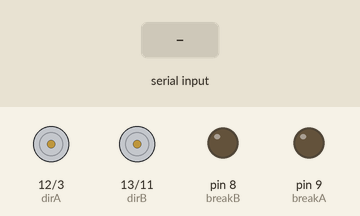
The sketch below on a simulated Arduino Uno, built with avr-gcc and run on an emulated ATmega328P. Parts: direction and speed pins drawn as motors (green arrow = direction pin HIGH = forward, orange = LOW = backward, longer = more drive), output pins drawn as LEDs (lit = HIGH). The inputs (shaded band) are chosen by the test bench.

Above: at 1.2 s.
1.3 s: "f" received over Serial
At 2.0 s:
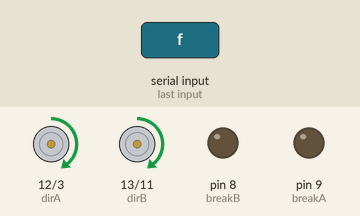
2.8 s: "b" received over Serial
At 4.5 s:
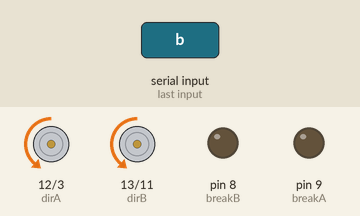
4.8 s: "s" received over Serial
At 6.2 s:
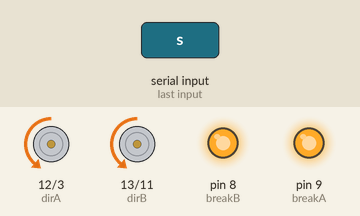
6.8 s: "r" received over Serial
At 7.3 s:
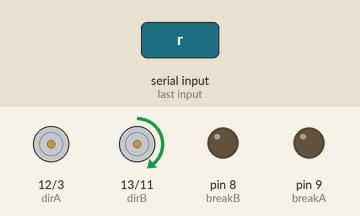
8.3 s: "l" received over Serial
At 10.0 s:
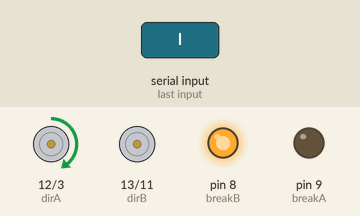
10.3 s: "s" received over Serial
At 11.6 s:
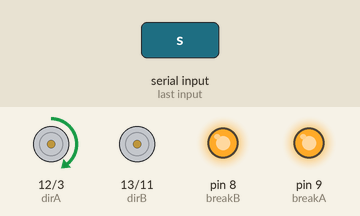
Timing chart, 0 to 13.3 s (numbered marks = the images above; inputs shaded):
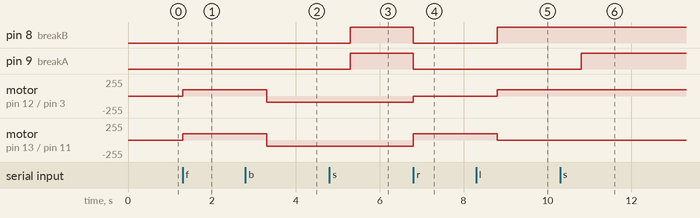

Measured:
- after the input at 1.3 s, motor on pin 12 (dirA) / pin 3 (pwmA), motor on pin 13 (dirB) / pin 11 (pwmB): stopped → forward 96/255 at once
- after the input at 2.8 s, motor on pin 12 (dirA) / pin 3 (pwmA), motor on pin 13 (dirB) / pin 11 (pwmB): forward 96/255 → backward 96/255 after 0.50 s
- after the input at 4.8 s, pin 8 (breakB), pin 9 (breakA): LOW → HIGH after 0.50 s
- after the input at 6.8 s, pin 8 (breakB), pin 9 (breakA): HIGH → LOW at once; motor on pin 12 (dirA) / pin 3 (pwmA): backward 96/255 → stopped at once; motor on pin 13 (dirB) / pin 11 (pwmB): backward 96/255 → forward 96/255 at once
- after the input at 8.3 s, pin 8 (breakB): LOW → HIGH after 0.50 s; motor on pin 12 (dirA) / pin 3 (pwmA): stopped → forward 96/255 after 0.50 s; motor on pin 13 (dirB) / pin 11 (pwmB): forward 96/255 → stopped after 0.50 s
- after the input at 10.3 s, pin 9 (breakA): LOW → HIGH after 0.50 s

The sketch:

controlling_two_motors_dc_with_python_serial.ino
```cpp
/*

This code permit to control two DC motors interfacing with pyserial.

Below is shown the function of each pins to control the motors.

Function 	  Channel A 	Channel B
Direction 	  Digital 12 	Digital 13
Speed (PWM) 	  Digital 3 	Digital 11
Brake 	          Digital 9 	Digital 8
Current Sensing   Analog 0 	Analog 1

Below is shown each attributes to control the motors.

The pwmA and pwmB set the speed of the motors
The dirA and dirB set the motors
The breakA and breakB set the breaks of motors

*/

const int pwmA = 3;
const int pwmB = 11;
const int breakA = 9;
const int breakB = 8;
const int dirA = 12;
const int dirB = 13;
char action = '  ';

void setup(){
 //Configuring the Channel A.
 pinMode(dirA, OUTPUT);
 pinMode(breakA, OUTPUT);

 //Configuring the Channel B.
 pinMode(dirB, OUTPUT);
 pinMode(breakB, OUTPUT);

 Serial.begin(9600);

}
void loop() {

 while (Serial.available()>0){
  action = Serial.read();
 }

 if(action == 'f'){
  move_to_front();
 }
 else if(action == 'b'){
  move_to_back();
 }
 else if(action == 's'){
  stop_motors();
 }
  else if(action == 'r'){
  move_to_right();
 }
  else if(action == 'l'){
  move_to_left();
 }

}
 /* This method allows to set the direction to the front.*/
 void move_to_front(){
  //Configuring the motor A to operate with partial speed.
  digitalWrite(dirB, HIGH);
  digitalWrite(breakB, LOW);
  analogWrite(pwmB, 96);

 //Configuring the motor B to operate with partial speed.
  digitalWrite(dirA, HIGH);
  digitalWrite(breakA, LOW);
  analogWrite(pwmA, 96);

  delay(1000);
 }

 /*This method allows to set the direction to the back.*/
 void move_to_back(){
  //Configuring the motor A to operate with partial speed.
  digitalWrite(dirA, LOW);
  digitalWrite(breakA, LOW);
  analogWrite(pwmA, 96);

 //Configuring the motor B to operate with partial speed.
  digitalWrite(dirB, LOW);
  digitalWrite(breakB, LOW);
  analogWrite(pwmB, 96);

  delay(1000);
 }

 /*This method allows to set the direction to the right.*/
 void move_to_right(){
  //Configuring the motor A to operate with partial speed.
  digitalWrite(dirB, HIGH);
  digitalWrite(breakB, LOW);
  analogWrite(pwmB, 96);

 //Stop the motor A.
  digitalWrite(breakA, LOW);
  analogWrite(pwmA, 0);

  delay(1000);
 }

 /*This method allows to set the direction to the left.*/
 void move_to_left(){
  //Configuring the motor A to operate with partial speed.
  digitalWrite(dirA, HIGH);
  digitalWrite(breakA, LOW);
  analogWrite(pwmA, 96);

 //Stop the motor B.
  digitalWrite(breakB, HIGH);
  analogWrite(pwmB, 0);

  delay(1000);
 }

 /*This method allows to stop the motors.*/
 void stop_motors(){
  digitalWrite(breakA, HIGH);
  digitalWrite(breakB, HIGH);
 }
```
